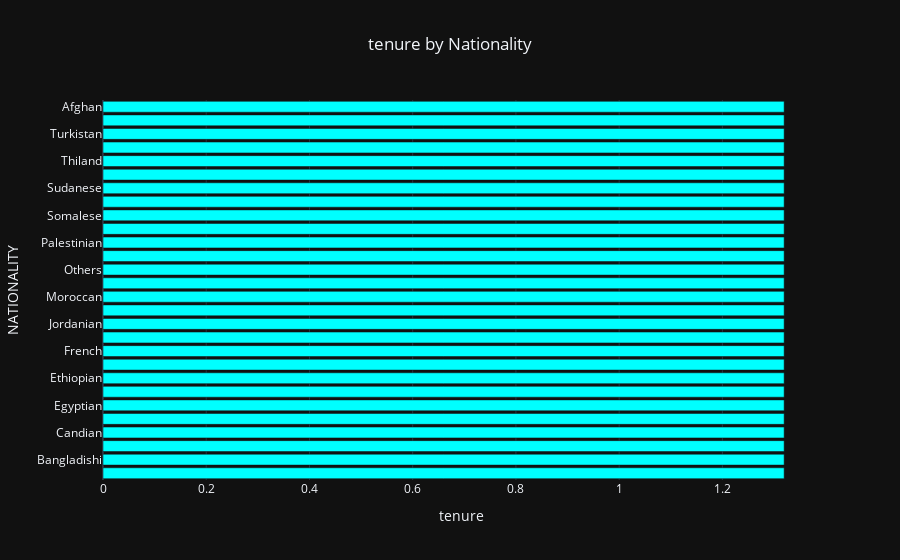

Source (notebook cell):
### Code cell
fig3=px.bar(df_tenure,x='tenure',y='NATIONALITY' ,title='tenure by Nationality')
fig3.update_traces(marker_color="cyan")
fig3.layout.template='plotly_dark'
fig3.update_layout(title=dict(x=0.5),yaxis=dict(
            showticklabels=True,
            autorange="reversed",
        ),)
fig3.show()

### Figure 1 — Plotly figure (JSON) as saved in the notebook; plotly's stock layout.template omitted (floating-point values rounded to 4 significant figures)
{"data": [{"alignmentgroup": "True", "hovertemplate": "tenure=%{x}<br>NATIONALITY=%{y}<extra></extra>", "legendgroup": "", "marker": {"color": "cyan", "pattern": {"shape": ""}}, "name": "", "offsetgroup": "", "orientation": "h", "showlegend": false, "textposition": "auto", "type": "bar", "x": [1.32, 1.32, 1.32, 1.32, 1.32, 1.32, 1.32, 1.32, 1.32, 1.32, 1.32, 1.32, 1.32, 1.32, 1.32, 1.32, 1.32, 1.32, 1.32, 1.32, 1.32, 1.32, 1.32, 1.32, 1.32, 1.32, 1.32, 1.32], "xaxis": "x", "y": ["Afghan", "American", "Turkistan", "Tunisian", "Thiland", "Syrian", "Sudanese", "South Africa", "Somalese", "Saudi", "Palestinian", "Pakestani", "Others", "Nigerian", "Moroccan", "Lebanese", "Jordanian", "Indian", "French", "Filipino", "Ethiopian", "Eretrian", "Egyptian", "Chadi", "Candian", "British", "Bangladishi", "Yemeni"], "yaxis": "y"}], "layout": {"barmode": "relative", "legend": {"tracegroupgap": 0}, "title": {"text": "tenure by Nationality", "x": 0.5}, "xaxis": {"anchor": "y", "domain": [0, 1], "title": {"text": "tenure"}}, "yaxis": {"anchor": "x", "autorange": "reversed", "domain": [0, 1], "showticklabels": true, "title": {"text": "NATIONALITY"}}}}
